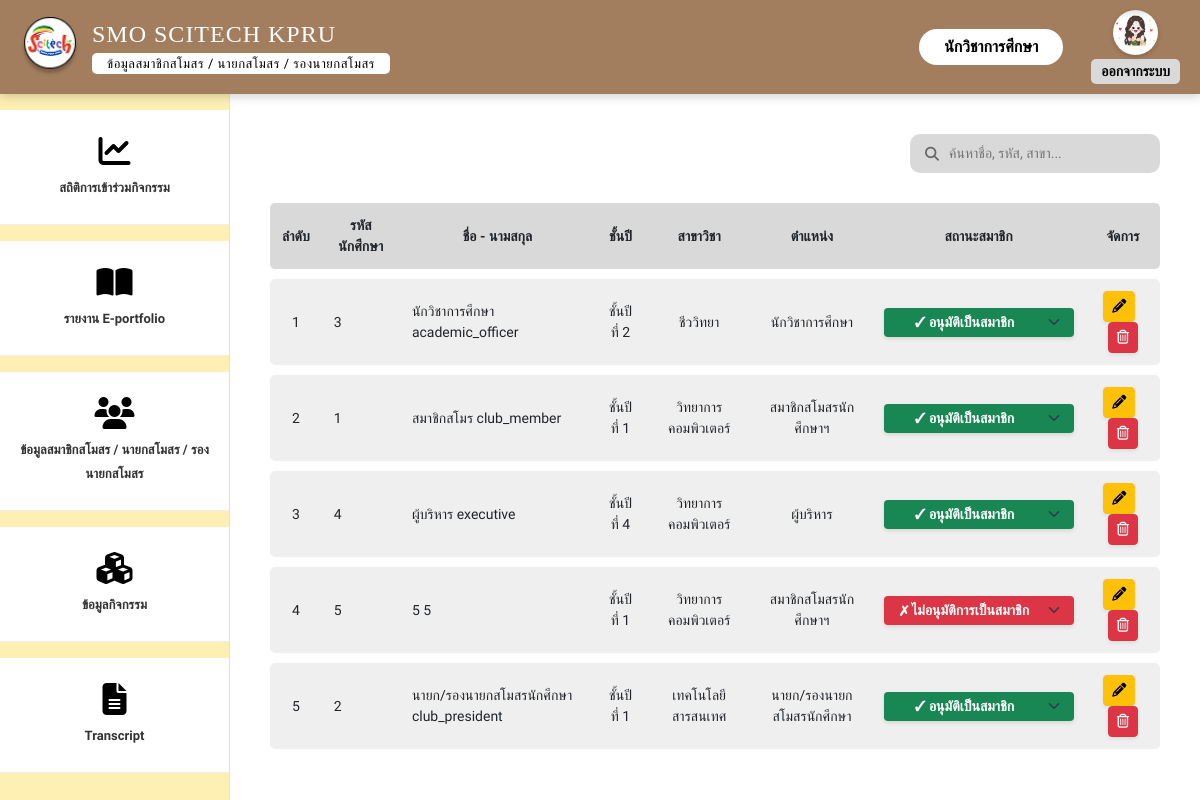
The page /admin_user_management.php (signed in) on the database as committed earlier.
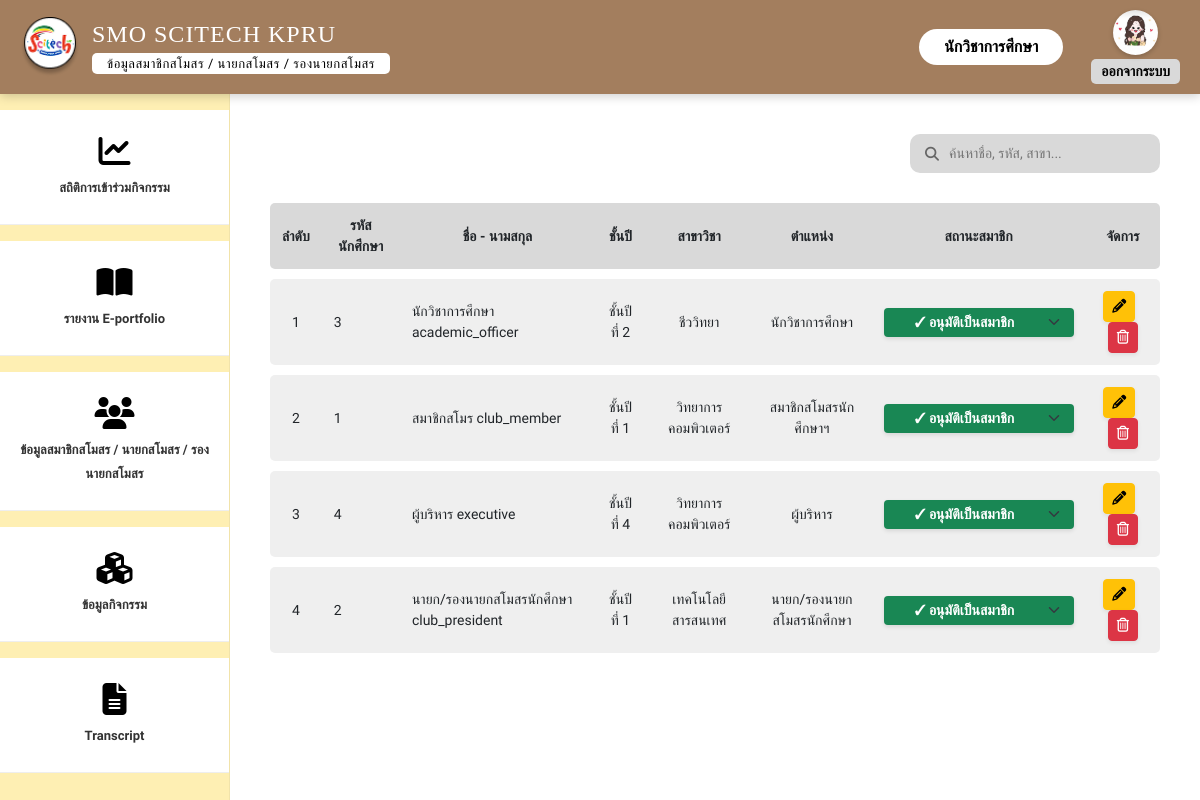
The same page on the database as committed later.
### tables this page shows
CREATE TABLE `users` (
  `user_id` int(11) NOT NULL,
  `first_name` varchar(100) NOT NULL,
  `last_name` varchar(100) NOT NULL,
  `profile_image` varchar(255) DEFAULT 'default.png',
  `idstudent` varchar(191) DEFAULT NULL,
  `email` varchar(255) DEFAULT NULL,
  `phone` varchar(20) DEFAULT NULL COMMENT 'เบอร์โทรศัพท์',
  `about_me` text DEFAULT NULL,
  `password` varchar(255) NOT NULL,
  `academic_year` varchar(4) DEFAULT NULL,
  `year_level` varchar(50) DEFAULT NULL,
  `department` varchar(100) DEFAULT NULL,
  `reset_token` varchar(255) DEFAULT NULL,
  `reset_expiry` datetime DEFAULT NULL,
  `status` enum('active','inactive') NOT NULL DEFAULT 'active',
  `userrole` enum('executive','academic_officer','club_president','club_member') DEFAULT NULL,
  `membership_status` enum('pending','member','no_member') NOT NULL DEFAULT 'pending',
  `created_at` timestamp NOT NULL DEFAULT current_timestamp(),
  `deleted_at` datetime DEFAULT NULL,
  `hard_skill_computer` varchar(255) DEFAULT NULL,
  `comp_level` varchar(50) DEFAULT NULL,
  `hard_skill_lang` varchar(255) DEFAULT NULL,
  `lang_listen` varchar(50) DEFAULT NULL,
  `lang_speak` varchar(50) DEFAULT NULL,
  `lang_read` varchar(50) DEFAULT NULL,
  `lang_write` varchar(50) DEFAULT NULL
);

### admin_user_management.php (the view, shortened to what the changed rows need)
<?php
require 'db.php';
$current_user_role = $_SESSION['userrole'];
$user_id = $_SESSION['user_id'];
$stmt_profile = $conn->prepare("SELECT profile_image FROM users WHERE user_id = ?");
$stmt_profile->bind_param("i", $user_id);
$stmt_profile->execute();
$res_profile = $stmt_profile->get_result();
$user_data = $res_profile->fetch_assoc();
$profile_image = !empty($user_data['profile_image']) ? $user_data['profile_image'] : 'default.png';
if ($current_user_role === 'academic_officer') {
    $sql = "SELECT user_id, idstudent, email, first_name, last_name, password, userrole, department, membership_status, academic_year, year_level, profile_image
            FROM users WHERE deleted_at IS NULL
            ORDER BY department ASC, idstudent ASC";
    $stmt = $conn->prepare($sql);
} else if ($current_user_role === 'club_president') {
    $sql = "SELECT user_id, idstudent, email, first_name, last_name, password, userrole, department, membership_status, academic_year, year_level, profile_image
            FROM users WHERE deleted_at IS NULL AND userrole = 'club_member'
            ORDER BY department ASC, idstudent ASC";
    $stmt = $conn->prepare($sql);
}
$stmt->execute();
$result = $stmt->get_result();
$role_names = [
    'executive'         => 'ผู้บริหาร',
    'academic_officer'  => 'นักวิชาการศึกษา',
    'club_president'    => 'นายก/รองนายกสโมสรนักศึกษา',
    'club_member'       => 'สมาชิกสโมสรนักศึกษาฯ'
];
?>
<!DOCTYPE html>
<html lang="th">
<head>
    <link href="https://cdn.jsdelivr.net/npm/bootstrap@5.3.0/dist/css/bootstrap.min.css" rel="stylesheet">
    <link href="https://cdnjs.cloudflare.com/ajax/libs/font-awesome/6.4.0/css/all.min.css" rel="stylesheet">
</head>
<body>
    <div class="wrapper">
        <nav class="top-navbar">
            <div class="d-flex align-items-center">
                <div class="logout-area">
                    <a href="user_management.php">
                        <img src="uploads/profiles/<?php echo htmlspecialchars($profile_image); ?>" alt="Profile"
                            style="width: 45px; height: 45px; border-radius: 50%; object-fit: cover; box-shadow: 0 2px 5px rgba(0,0,0,0.2);">
                    </a>
                </div>
            </div>
        </nav>
        <div class="main-wrapper">
            <main class="content-area">
                <div class="table-responsive w-100">
                    <table class="custom-table" id="memberTable">
                        <thead>
                            <tr>
                                <th>ลำดับ</th>
                                <th>รหัสนักศึกษา</th>
                                <th>ชื่อ - นามสกุล</th>
                                <th>ชั้นปี</th>
                                <th>สาขาวิชา</th>
                                <th>ตำแหน่ง</th>
                                <th>สถานะสมาชิก</th>
                                <th>จัดการ</th>
                            </tr>
                        </thead>
                        <tbody>
                            <?php
            if ($result->num_rows > 0) {
                $ลำดับ = 1;
                while ($row = $result->fetch_assoc()) {
                    $role_key = $row['userrole'];
                    $display_role = isset($role_names[$role_key]) ? $role_names[$role_key] : $role_key;
                    $full_name = $row['first_name'] . " " . $row['last_name'];
                    $status_val = $row['membership_status'];
                    $select_class = '';
                    if ($status_val === 'member') {
                        $select_class = 'bg-success text-white';
                    } else if ($status_val === 'no_member') {
                        $select_class = 'bg-danger text-white';
                    } else {
                        $select_class = 'bg-warning text-dark';
                    }
                    $status_html = "
                        <select class='form-select form-select-sm status-select {$select_class} mx-auto'
                                data-user-id='{$row['user_id']}' style='width: 190px;'>
                            <option value='pending' class='bg-white text-dark' " . ($status_val == 'pending' ? 'selected' : '') . ">รอพิจารณา</option>
                            <option value='member' class='bg-white text-dark' " . ($status_val == 'member' ? 'selected' : '') . ">✓ อนุมัติเป็นสมาชิก</option>
                            <option value='no_member' class='bg-white text-dark' " . ($status_val == 'no_member' ? 'selected' : '') . ">✗ ไม่อนุมัติการเป็นสมาชิก</option>
                        </select>
                    ";
                    echo "<tr>
                            <td>" . $ลำดับ++ . "</td>
                            <td class='text-start'>" . htmlspecialchars($row['idstudent']) . "</td>
                            <td class='text-start'>" . htmlspecialchars($full_name) . "</td>
                            <td>" . htmlspecialchars($row['year_level']) . "</td>
                            <td>" . htmlspecialchars($row['department']) . "</td>
                            <td>" . htmlspecialchars($display_role) . "</td>
                            <td>" . $status_html . "</td>
                            <td>
                                <a href='edit_user.php?user_id={$row['user_id']}' class='btn btn-warning btn-sm shadow-sm' title='แก้ไข'>
                                    <i class='fa-solid fa-pencil'></i>
                                </a>
                                &nbsp;
                                <a href='#' class='btn btn-danger btn-sm delete-btn shadow-sm' data-id='{$row['user_id']}' title='ลบ'>
                                    <i class='fa-regular fa-trash-can'></i>
                                </a>
                            </td>
                          </tr>";
                }
            }
            ?>
                        </tbody>
                    </table>
                </div>
            </main>
        </div>
    </div>
</body>
</html>

Rows that differ between the two databases and show on the page:
removed users: idstudent "5", full_name "5 5", year_level "ชั้นปีที่ 1", department "วิทยาการคอมพิวเตอร์", userrole "สมาชิกสโมสรนักศึกษาฯ", membership_status+user_id "✗ ไม่อนุมัติการเป็นสมาชิก"
